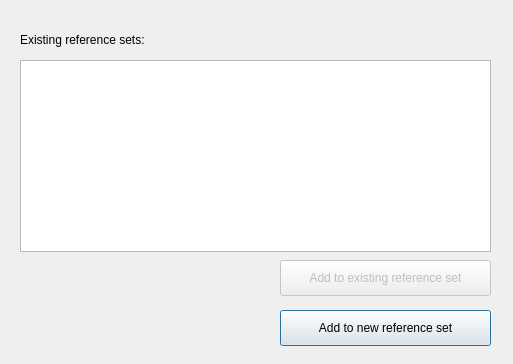
<?xml version="1.0" encoding="UTF-8"?>
<ui version="4.0">
 <class>Dialog</class>
 <widget class="QDialog" name="Dialog">
  <property name="geometry">
   <rect>
    <x>0</x>
    <y>0</y>
    <width>513</width>
    <height>364</height>
   </rect>
  </property>
  <property name="windowTitle">
   <string>Dialog</string>
  </property>
  <widget class="QLabel" name="label_file">
   <property name="geometry">
    <rect>
     <x>20</x>
     <y>30</y>
     <width>471</width>
     <height>20</height>
    </rect>
   </property>
   <property name="text">
    <string>Existing reference sets:</string>
   </property>
  </widget>
  <widget class="QListWidget" name="listWidget_reference_sets">
   <property name="geometry">
    <rect>
     <x>20</x>
     <y>60</y>
     <width>471</width>
     <height>192</height>
    </rect>
   </property>
  </widget>
  <widget class="QPushButton" name="pushButton_add_to_new_set">
   <property name="geometry">
    <rect>
     <x>280</x>
     <y>310</y>
     <width>211</width>
     <height>36</height>
    </rect>
   </property>
   <property name="text">
    <string>Add to new reference set</string>
   </property>
  </widget>
  <widget class="QPushButton" name="pushButton_add_to_existing_set">
   <property name="enabled">
    <bool>false</bool>
   </property>
   <property name="geometry">
    <rect>
     <x>280</x>
     <y>260</y>
     <width>211</width>
     <height>36</height>
    </rect>
   </property>
   <property name="text">
    <string>Add to existing reference set</string>
   </property>
   <property name="checkable">
    <bool>false</bool>
   </property>
  </widget>
 </widget>
 <resources/>
 <connections/>
</ui>
